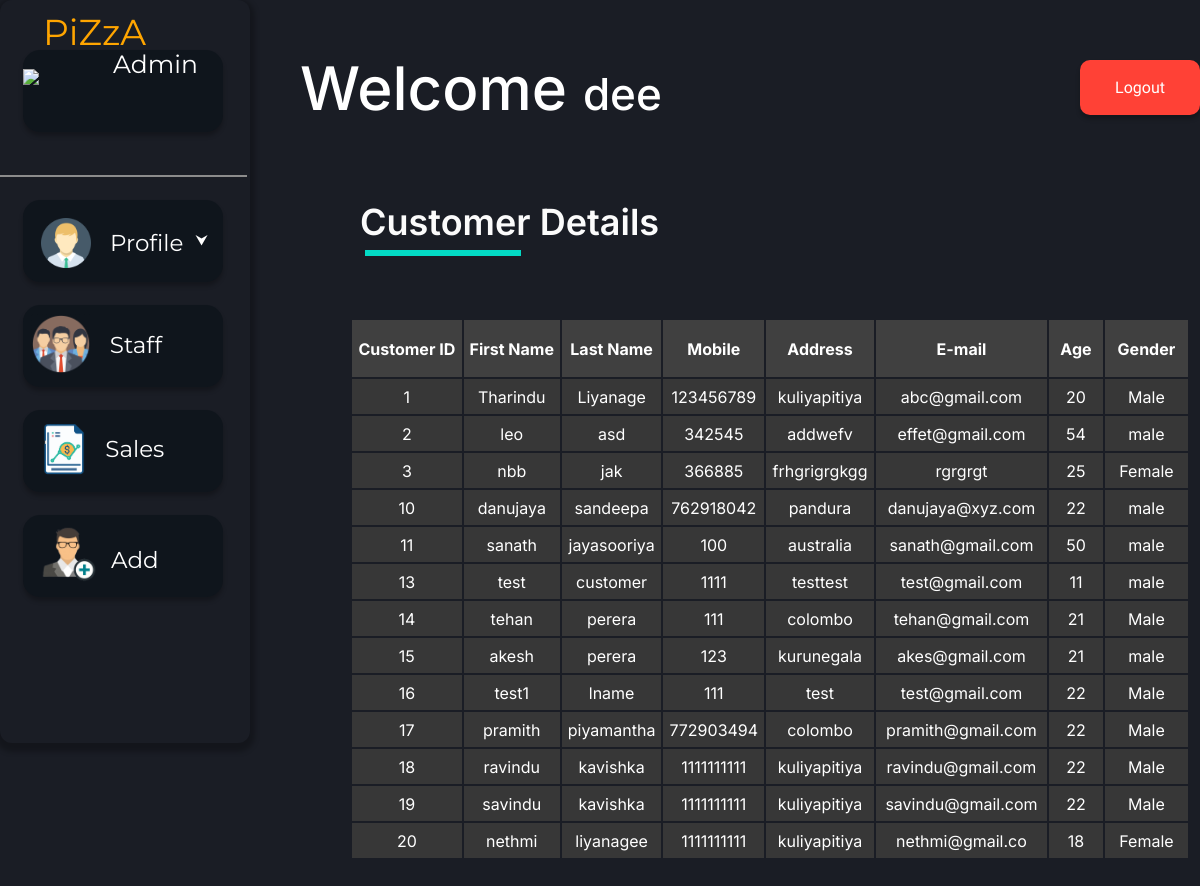
Before: /adminCustomerView.php (signed in) with the older database file.
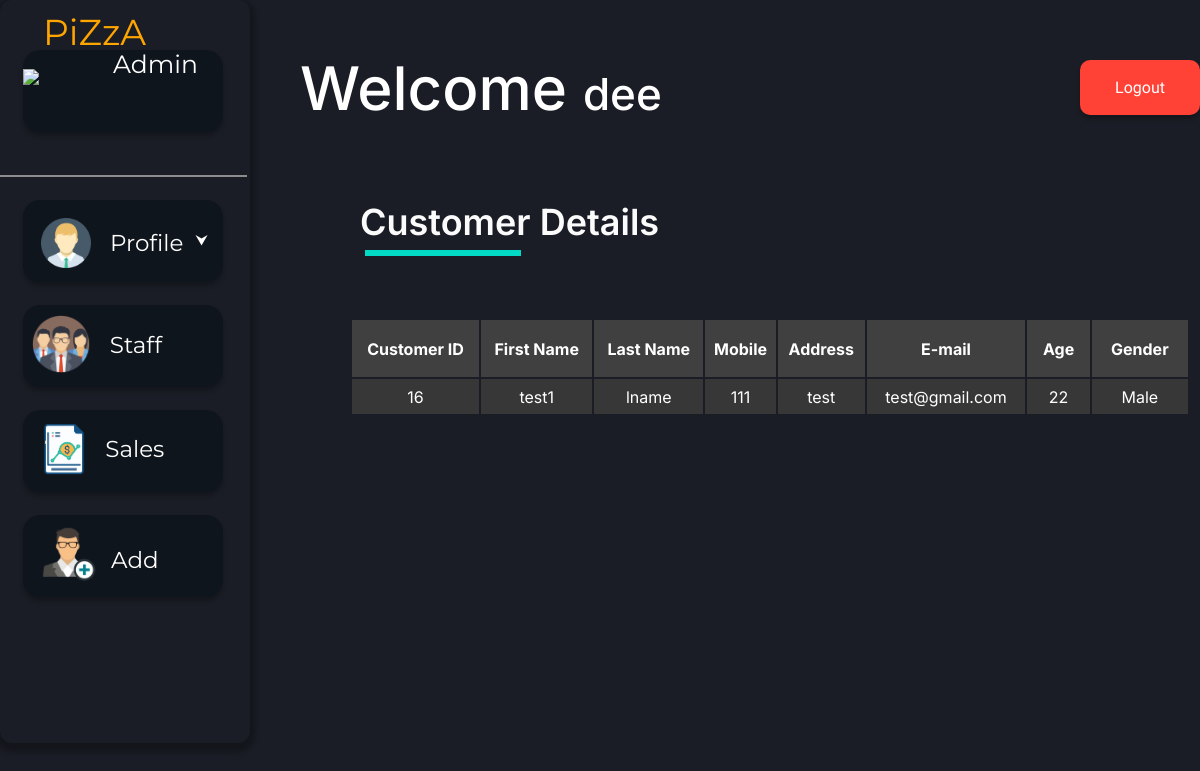
After: the same page with the newer database file.
### tables this page shows
CREATE TABLE `crm_customer` (
  `customer_id` int(11) NOT NULL,
  `fname` varchar(15) NOT NULL,
  `lname` varchar(15) NOT NULL,
  `username` varchar(20) NOT NULL,
  `mob` int(11) NOT NULL,
  `address` varchar(50) NOT NULL,
  `email` varchar(50) NOT NULL,
  `age` int(11) NOT NULL,
  `gender` varchar(6) NOT NULL
);

### adminCustomerView.php (the view, shortened to what this page needs)
<?php require_once('./phpFunc/connection/connect.php'); ?>
<?php
$sql = "SELECT * FROM crm_customer ORDER BY customer_id ASC";
mysqli_query($connection, $sql);
$result = mysqli_query($connection,$sql);
?>
<!DOCTYPE html>
<html lang="en">
<head>
        <link href="./styles/businessUser/main.css" rel="stylesheet">
        <link href="./styles/businessUser/add.css" rel="stylesheet">
</head>
<body>
<div>
<span class="wel-msg"><p>Welcome <span style="font-size:44px;"><?php echo $_SESSION["name"]; ?></span></p></span>
<span class="sub-head">Customer Details</span> <div class="sub-line"></div>
<span><a href="./phpFunc/functions/businessUser/logout.php"><button class="log_out-button">Logout</button> </a></span>
</div>
<div class="menu">
<div class="piza-staff"><img class="piza-logo" src="./assets/img/logo.png">
<span class="menu-text" style="color:orange;">PiZzA</span><br><span class="menu-text" style="font-size:25px; color:white; position:relative; left:90px; bottom:45px;">Admin</span>
</div>
 <div class="menu-line"></div>
<button class="pro-view">
      <img class="pro-avatar" src="./assets/img/pro_avatar.png">
      <span class="pro-text">Profile </span>
</button>
<a href="./admin.php"><button class="staff-but">
      <img class="staff-logo" src="./assets/img/staff.png">
      <span class="staff-text"> &nbsp;&nbsp;Staff</span>
</button>
</a>
<a href="./adminSalesView.php"><button class="sales-but">
      <img class="sales-logo" src="./assets/img/sales.png">
      <span class="sales-text">Sales </span>
</button></a>
<button onclick="document.getElementById('addform').style.display='block'" class="add-but">
      <img class="add-logo" src="./assets/img/add_cus.png">
      <span class="add-text">Add</span>
</button>
</div>
<table border="0" class="table_dec">
<tr bgcolor="#404040">
<th>Customer ID</th>
<th>First Name</th>
<th>Last Name</th>
<th>Mobile</th>
<th>Address</th>
<th>E-mail</th>
<th>&nbsp;&nbsp;Age&nbsp;&nbsp;</th>
<th>&nbsp;&nbsp;Gender&nbsp;&nbsp;</th>
</tr>
<?php
while ($row = mysqli_fetch_assoc($result)) {
    echo "
        <tr height='35px' bgcolor='#373737'>
            <td>" . $row['customer_id'] . "</td>
            <td>" . $row['fname'] . "</td>
            <td>" . $row['lname'] . "</td>
            <td>" . $row['mob'] . "</td>
            <td>" . $row['address'] . "</td>
            <td>" . $row['email'] . "</td>
            <td>" . $row['age'] . "</td>
            <td>" . $row['gender'] . "</td>
        </tr>";
}
?>
</table>
</body>
</html>

### styles/businessUser/main.css (style rules this page uses)
body { background-color: #1A1D25; margin: 0px 0 10px; width: 100%; height: 100%; }
.table_dec { font-family: 'Inter', sans-serif; padding-bottom: 50px; box-sizing: border-box; text-align: center; border-color:#27262C; border: 0px solid #5B5B5B; color:white; position: relative; left: 350px; bottom: 425px; width: 70%; height: auto; border-radius: 4px; }
th { height: 55px; }
.wel-msg { position: absolute; left: 300px; top: -10px; font-family: 'Inter'; font-style: normal; font-weight: 500; font-size: 60px; line-height: 77px; color: #FFFFFF; }
.sub-head { position: absolute; height: 38px; left: 360px; top: 200px; font-family: 'Inter'; font-style: normal; font-weight: 600; font-size: 36px; line-height: 44px; color: #FBFBFB; }
.sub-line { border: 3px solid #03DAC5; width:150px; position: absolute; left: 365px; top: 250px; }
.menu { position: -webkit-sticky; position: sticky; width: 250px; height:743px; left: 0px; top: 0px; background: #1A1D25; box-shadow: 0px 4px 5px 5px rgba(0, 0, 0, 0.25); border-radius: 12px; z-index:4; }
.piza-logo { height: auto; width: 80px; }
.piza-staff { position: absolute; width: 200px; height: 82px; left: 23px; top: 50px; background: #0F151C; box-shadow: 0px 4px 4px rgba(0, 0, 0, 0.25); border-radius: 17px; }
.menu-text { font-family: "Montserrat", sans-serif; font-size:36px; position:relative; bottom:40px; }
.menu-line { border: 1px solid #8C8C8C; width:245px; position: relative; top:175px; }
.pro-view { position: absolute; width: 200px; height: 82px; left: 23px; top: 200px; outline:0; border:0; background: #0F151C; box-shadow: 0px 4px 4px rgba(0, 0, 0, 0.25); border-radius: 17px; }
.pro-avatar { height: auto; width: 50px; position: relative; left:-10px; top:5px; }
.pro-text { font-family: "Montserrat", sans-serif; font-size:23px; position:relative; bottom:12px; left:5px; color:white; cursor:default; }
.pro-view:after { content: '\2B9F'; color: white; font-weight: bold; float: right; margin-left: 5px; position: relative; top:20px; right:10px; }
.sales-but { position: absolute; width: 200px; height: 82px; left: 23px; top: 410px; outline:0; border:0; background: #0F151C; box-shadow: 0px 4px 4px rgba(0, 0, 0, 0.25); border-radius: 17px; }
.sales-logo { height: auto; width: 90px; position: relative; left:-28px; top:1px; }
.sales-text { font-family: "Montserrat", sans-serif; font-size:23px; position:relative; bottom:20px; left:-35px; color:white; cursor:default; }
.add-but { position: absolute; width: 200px; height: 82px; left: 23px; top: 515px; outline:0; border:0; background: #0F151C; box-shadow: 0px 4px 4px rgba(0, 0, 0, 0.25); border-radius: 17px; }
.add-logo { height: auto; width: 70px; position: relative; left:-28px; top:1px; }
.add-text { font-family: "Montserrat", sans-serif; font-size:23px; position:relative; bottom:20px; left:-25px; color:white; cursor:default; }
.staff-but { position: absolute; width: 200px; height: 82px; left: 23px; top: 305px; outline:0; border:0; background: #0F151C; box-shadow: 0px 4px 4px rgba(0, 0, 0, 0.25); border-radius: 17px; }
.staff-logo { height: auto; width: 60px; position: relative; left:-28px; top:1px; }
.staff-text { font-family: "Montserrat", sans-serif; font-size:23px; position:relative; bottom:20px; left:-25px; color:white; cursor:default; }
.log_out-button { appearance: none; background-color: #FF4136; border: 0px solid #1A1A1A; border-radius: 10px; box-sizing: border-box; color: #FFFFFF; cursor: pointer; display: inline-block; font-family: 'Exo', sans-serif; font-size: 16px; width: 120px; height: 55px; outline: none; text-align: center; text-decoration: none; transition: all 300ms cubic-bezier(.23, 1, 0.32, 1); user-select: none; -webkit-user-select: none; touch-action: manipulation; box-shadow: 0px 4px 4px rgba(0, 0, 0, 0.25); will-change: transform; position: fixed; left: 90%; top: 60px; }

Changed rows visible on the page:
removed crm_customer: customer_id "1", fname "Tharindu", lname "Liyanage", mob "123456789", address "kuliyapitiya", email "abc@gmail.com", age "20", gender "Male"
removed crm_customer: customer_id "2", fname "leo", lname "asd", mob "342545", address "addwefv", email "effet@gmail.com", age "54", gender "male"
removed crm_customer: customer_id "3", fname "nbb", lname "jak", mob "366885", address "frhgrigrgkgg", email "rgrgrgt", age "25", gender "Female"
removed crm_customer: customer_id "10", fname "danujaya", lname "sandeepa", mob "762918042", address "pandura", email "danujaya@xyz.com", age "22", gender "male"
removed crm_customer: customer_id "11", fname "sanath", lname "jayasooriya", mob "100", address "australia", email "sanath@gmail.com", age "50", gender "male"
removed crm_customer: customer_id "13", fname "test", lname "customer", mob "1111", address "testtest", email "test@gmail.com", age "11", gender "male"
removed crm_customer: customer_id "14", fname "tehan", lname "perera", mob "111", address "colombo", email "tehan@gmail.com", age "21", gender "Male"
removed crm_customer: customer_id "15", fname "akesh", lname "perera", mob "123", address "kurunegala", email "akes@gmail.com", age "21", gender "male"
removed crm_customer: customer_id "17", fname "pramith", lname "piyamantha", mob "772903494", address "colombo", email "pramith@gmail.com", age "22", gender "Male"
removed crm_customer: customer_id "18", fname "ravindu", lname "kavishka", mob "1111111111", address "kuliyapitiya", email "ravindu@gmail.com", age "22", gender "Male"
removed crm_customer: customer_id "19", fname "savindu", lname "kavishka", mob "1111111111", address "kuliyapitiya", email "savindu@gmail.com", age "22", gender "Male"
removed crm_customer: customer_id "20", fname "nethmi", lname "liyanagee", mob "1111111111", address "kuliyapitiya", email "nethmi@gmail.co", age "18", gender "Female"
